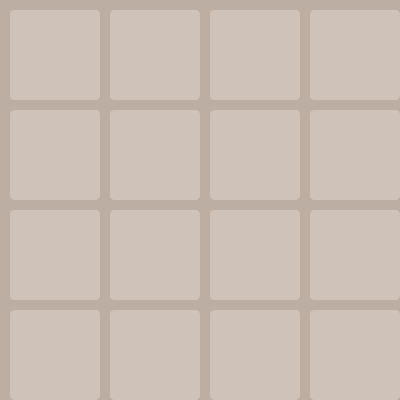
Frame 1 (no input)
Frame 60 (the mouse pressed at the canvas centre just before this capture): identical to frame 1, image omitted
Frame 120 (the mouse held since frame 60 and released just before this capture): identical to frame 1, image omitted

The Processing sketch that drew this single still picture (run headless with seeded random() and noise(); from frame 60 on, the mouse is pressed at the canvas centre):

// Processing sketch: week08_1_2048_part1_for_for_fill_rect
// ── week08_1_2048_part1_for_for_fill_rect.pde
//week08_1_2048_part1_for_for_fill_rect
//File-Preference 字型放大
void setup(){
  size(400, 400);//讓邊線漂亮一點
}
void draw(){
  background(188, 174, 162);//色彩用滴管 吸範例的圖
  for(int i=0; i<4; i++){//左手i(對應y座標)
    for(int j=0; j<4; j++){//右手j(對應x座標)
      fill(206, 194, 185);//色彩用滴管 吸範例的圖
      noStroke();//不要有黑線外框
      rect(j*100+10, i*100+10, 90, 90, 5);
    }
  }
}
